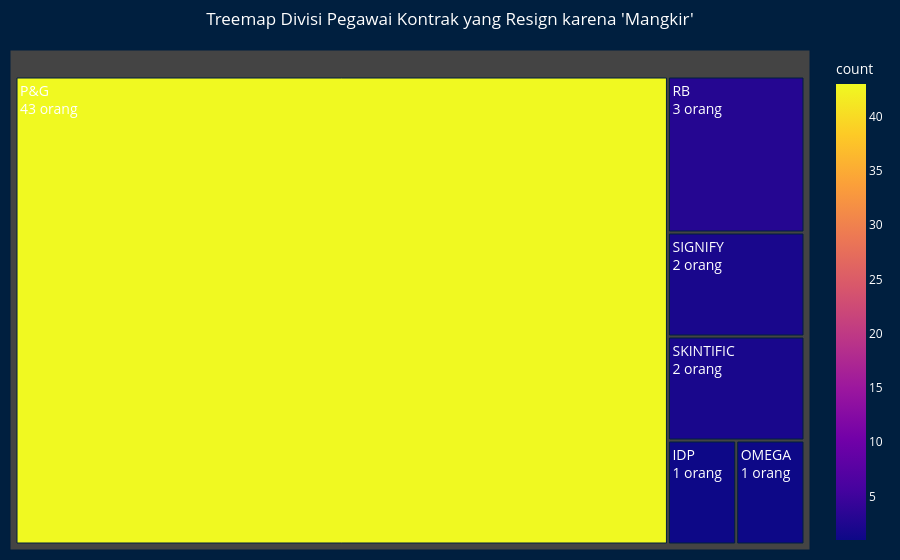

Here is the notebook cell this chart was saved with:
### Code cell
import pandas as pd
import plotly.express as px

# 1. Baca data
df = pd.read_excel('D:\\dirty work\\hasil_sentimen.xlsx')

# 2. Pastikan format
df['clean_text'] = df['clean_text'].str.lower()
df['STATUS KEPEGAWAIAN'] = df['STATUS KEPEGAWAIAN'].str.lower()
df['DIVISI'] = df['DIVISI'].str.upper()

# 3. Filter: kontrak + mangkir
df_kontrak_mangkir = df[
    (df['STATUS KEPEGAWAIAN'] == 'kontrak') &
    (df['clean_text'].str.contains("mangkir", na=False))
]

# 4. Hitung jumlah per divisi
divisi_terbanyak = df_kontrak_mangkir['DIVISI'].value_counts().reset_index()
divisi_terbanyak.columns = ['DIVISI', 'count']

# 5. Treemap dengan marks di visual
fig = px.treemap(
    divisi_terbanyak,
    path=['DIVISI'],
    values='count',
    color='count',
    color_continuous_scale='Plasma',
    title="Treemap Divisi Pegawai Kontrak yang Resign karena 'Mangkir'",
)

# 6. Layout dan label styling
fig.update_traces(
    texttemplate='%{label}<br>%{value} orang',  # label + nilai langsung di visual
    textfont=dict(size=14, color='white'),
    hovertemplate='<b>Divisi:</b> %{label}<br><b>Jumlah:</b> %{value} orang<extra></extra>'
)

fig.update_layout(
    paper_bgcolor='#001f3f',
    plot_bgcolor='#001f3f',
    font_color='white',
    title_x=0.5,
    margin=dict(t=50, l=10, r=10, b=10)
)

fig.show()

### Figure 1 — Plotly figure (JSON) as saved in the notebook; plotly's stock layout.template omitted (floating-point values rounded to 4 significant figures)
{"data": [{"branchvalues": "total", "customdata": [[1], [1], [43], [3], [2], [2]], "domain": {"x": [0, 1], "y": [0, 1]}, "hovertemplate": "<b>Divisi:</b> %{label}<br><b>Jumlah:</b> %{value} orang<extra></extra>", "ids": ["IDP", "OMEGA", "P&G", "RB", "SIGNIFY", "SKINTIFIC"], "labels": ["IDP", "OMEGA", "P&G", "RB", "SIGNIFY", "SKINTIFIC"], "marker": {"coloraxis": "coloraxis", "colors": [1, 1, 43, 3, 2, 2]}, "name": "", "parents": ["", "", "", "", "", ""], "textfont": {"color": "white", "size": 14}, "texttemplate": "%{label}<br>%{value} orang", "type": "treemap", "values": [1, 1, 43, 3, 2, 2]}], "layout": {"coloraxis": {"colorbar": {"title": {"text": "count"}}, "colorscale": [[0, "#0d0887"], [0.1111, "#46039f"], [0.2222, "#7201a8"], [0.3333, "#9c179e"], [0.4444, "#bd3786"], [0.5556, "#d8576b"], [0.6667, "#ed7953"], [0.7778, "#fb9f3a"], [0.8889, "#fdca26"], [1, "#f0f921"]]}, "font": {"color": "white"}, "legend": {"tracegroupgap": 0}, "margin": {"b": 10, "l": 10, "r": 10, "t": 50}, "paper_bgcolor": "#001f3f", "plot_bgcolor": "#001f3f", "title": {"text": "Treemap Divisi Pegawai Kontrak yang Resign karena 'Mangkir'", "x": 0.5}}}
